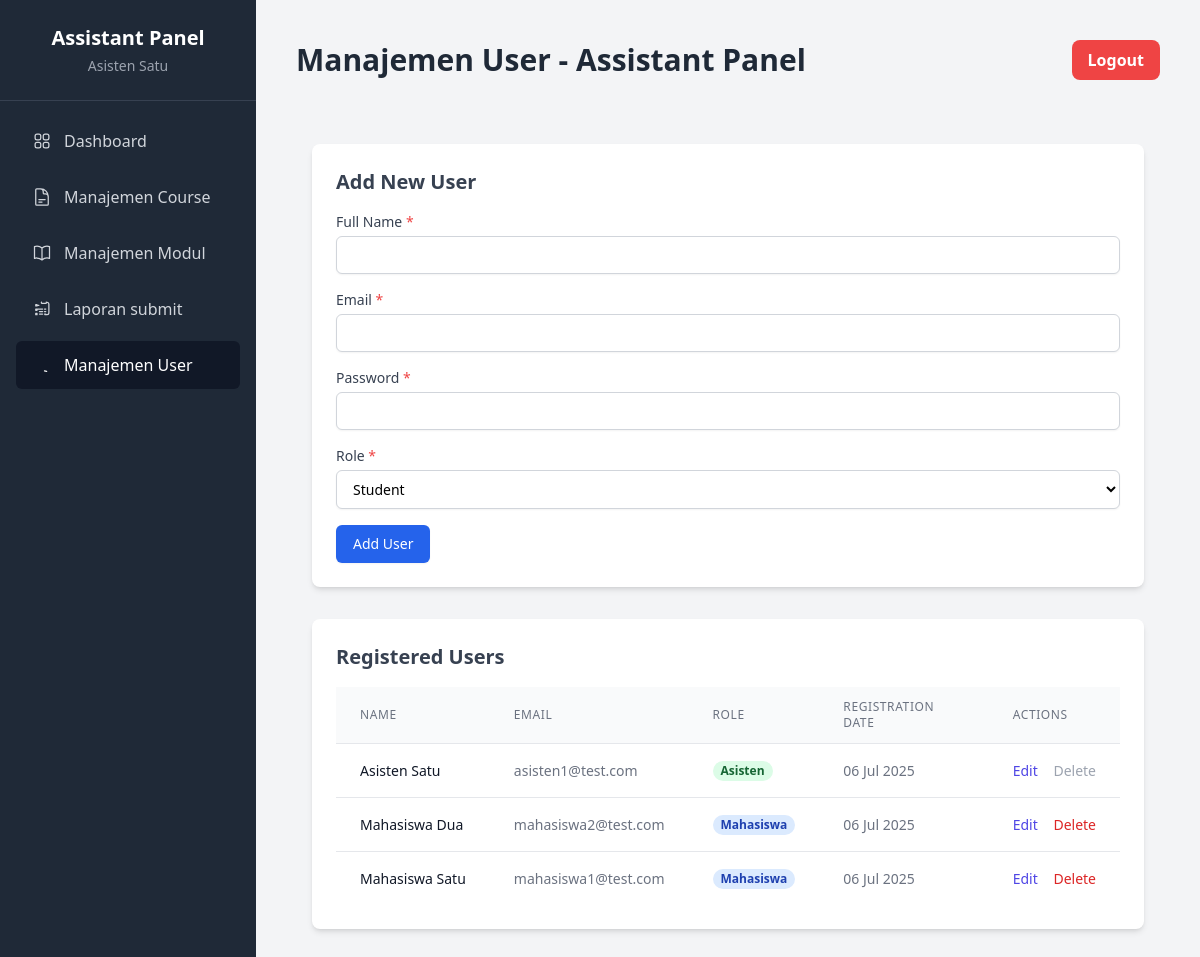
The app's page /asisten/manajemen_user.php (signed in) with its own data.
### tables this page shows
CREATE TABLE `users` (
  `id` int(11) NOT NULL AUTO_INCREMENT,
  `nama` varchar(100) NOT NULL,
  `email` varchar(100) NOT NULL,
  `password` varchar(255) NOT NULL,
  `role` enum('mahasiswa','asisten') NOT NULL,
  `created_at` timestamp NOT NULL DEFAULT current_timestamp(),
  PRIMARY KEY (`id`),
  UNIQUE KEY `email` (`email`)
);

### asisten/manajemen_user.php (the view, shortened to what this page needs)
<?php
require_once '../config.php';
require_once 'templates/header.php';
$users_list = [];
$result_users = $conn->query("SELECT id, nama, email, role, created_at FROM users ORDER BY nama ASC");
if ($result_users && $result_users->num_rows > 0) {
    while ($row = $result_users->fetch_assoc()) {
        $users_list[] = $row;
    }
}
?>
<div class="container mx-auto px-4 py-8">
    <div class="bg-white shadow-md rounded-lg p-6 mb-8">
        <h2 class="text-xl font-semibold text-gray-700 mb-4">Add New User</h2>
        <form action="manajemen_user.php" method="post" class="space-y-4">
            <div>
                <label for="nama" class="block text-sm font-medium text-gray-700">Full Name <span class="text-red-500">*</span></label>
                <input type="text" name="nama" id="nama" class="mt-1 block w-full px-3 py-2 bg-white border border-gray-300 rounded-md shadow-sm focus:outline-none focus:ring-indigo-500 focus:border-indigo-500 sm:text-sm" required>
            </div>
            <div>
                <label for="email" class="block text-sm font-medium text-gray-700">Email <span class="text-red-500">*</span></label>
                <input type="email" name="email" id="email" class="mt-1 block w-full px-3 py-2 bg-white border border-gray-300 rounded-md shadow-sm focus:outline-none focus:ring-indigo-500 focus:border-indigo-500 sm:text-sm" required>
            </div>
            <div>
                <label for="password" class="block text-sm font-medium text-gray-700">Password <span class="text-red-500">*</span></label>
                <input type="password" name="password" id="password" class="mt-1 block w-full px-3 py-2 bg-white border border-gray-300 rounded-md shadow-sm focus:outline-none focus:ring-indigo-500 focus:border-indigo-500 sm:text-sm" required>
            </div>
            <div>
                <label for="role" class="block text-sm font-medium text-gray-700">Role <span class="text-red-500">*</span></label>
                <select name="role" id="role" class="mt-1 block w-full py-2 px-3 border border-gray-300 bg-white rounded-md shadow-sm focus:outline-none focus:ring-indigo-500 focus:border-indigo-500 sm:text-sm" required>
                    <option value="mahasiswa">Student</option>
                </select>
            </div>
            <div>
                <button type="submit" name="tambah_pengguna" class="inline-flex justify-center py-2 px-4 border border-transparent shadow-sm text-sm font-medium rounded-md text-white bg-blue-600 hover:bg-blue-700 focus:outline-none focus:ring-2 focus:ring-offset-2 focus:ring-blue-500">
                    Add User
                </button>
            </div>
        </form>
    </div>
    <div class="bg-white shadow-md rounded-lg p-6">
        <h2 class="text-xl font-semibold text-gray-700 mb-4">Registered Users</h2>
        <?php if (!empty($users_list)): ?>
            <div class="overflow-x-auto">
                <table class="min-w-full divide-y divide-gray-200">
                    <thead class="bg-gray-50">
                        <tr>
                            <th scope="col" class="px-6 py-3 text-left text-xs font-medium text-gray-500 uppercase tracking-wider">Name</th>
                            <th scope="col" class="px-6 py-3 text-left text-xs font-medium text-gray-500 uppercase tracking-wider">Email</th>
                            <th scope="col" class="px-6 py-3 text-left text-xs font-medium text-gray-500 uppercase tracking-wider">Role</th>
                            <th scope="col" class="px-6 py-3 text-left text-xs font-medium text-gray-500 uppercase tracking-wider">Registration Date</th>
                            <th scope="col" class="px-6 py-3 text-left text-xs font-medium text-gray-500 uppercase tracking-wider">Actions</th>
                        </tr>
                    </thead>
                    <tbody class="bg-white divide-y divide-gray-200">
                        <?php foreach ($users_list as $user): ?>
                            <tr>
                                <td class="px-6 py-4 whitespace-nowrap text-sm font-medium text-gray-900"><?php echo htmlspecialchars($user['nama']); ?></td>
                                <td class="px-6 py-4 whitespace-nowrap text-sm text-gray-500"><?php echo htmlspecialchars($user['email']); ?></td>
                                <td class="px-6 py-4 whitespace-nowrap text-sm text-gray-500">
                                    <span class="px-2 inline-flex text-xs leading-5 font-semibold rounded-full <?php echo $user['role'] == 'asisten' ? 'bg-green-100 text-green-800' : 'bg-blue-100 text-blue-800'; ?>">
                                        <?php echo ucfirst(htmlspecialchars($user['role'])); ?>
                                    </span>
                                </td>
                                <td class="px-6 py-4 whitespace-nowrap text-sm text-gray-500"><?php echo date('d M Y', strtotime($user['created_at'])); ?></td>
                                <td class="px-6 py-4 whitespace-nowrap text-sm font-medium">
                                    <button onclick="openEditUserModal(
                                        <?php echo $user['id']; ?>,
                                        '<?php echo htmlspecialchars(addslashes($user['nama'])); ?>',
                                        '<?php echo htmlspecialchars(addslashes($user['email'])); ?>',
                                        '<?php echo htmlspecialchars(addslashes($user['role'])); ?>'
                                    )" class="text-indigo-600 hover:text-indigo-900 mr-3">Edit</button>
                                    <?php if ($user['id'] != $_SESSION['user_id']): ?>
                                    <form action="manajemen_user.php" method="post" class="inline-block" onsubmit="return confirm('Are you sure you want to delete this user? All related data (registrations, reports) will also be deleted.');">
                                        <button type="submit" name="hapus_pengguna" class="text-red-600 hover:text-red-900">Delete</button>
                                    </form>
                                    <?php else: ?>
                                        <span class="text-gray-400 cursor-not-allowed">Delete</span>
                                    <?php endif; ?>
                                </td>
                            </tr>
                        <?php endforeach; ?>
                    </tbody>
                </table>
            </div>
        <?php else: ?>
            <p class="text-gray-500">No users registered yet.</p>
        <?php endif; ?>
    </div>
</div>
<?php
require_once 'templates/footer.php';
?>

### records on screen
users: nama "Asisten Satu", email "asisten1@test.com", role "Asisten", created_at "06 Jul 2025", shows "Delete"
users: nama "Mahasiswa Dua", email "mahasiswa2@test.com", role "Mahasiswa", created_at "06 Jul 2025"
users: nama "Mahasiswa Satu", email "mahasiswa1@test.com", role "Mahasiswa", created_at "06 Jul 2025"

### other values on screen
$_SESSION['nama'] "Asisten Satu"
$pageTitle "Manajemen User - Assistant Panel"
